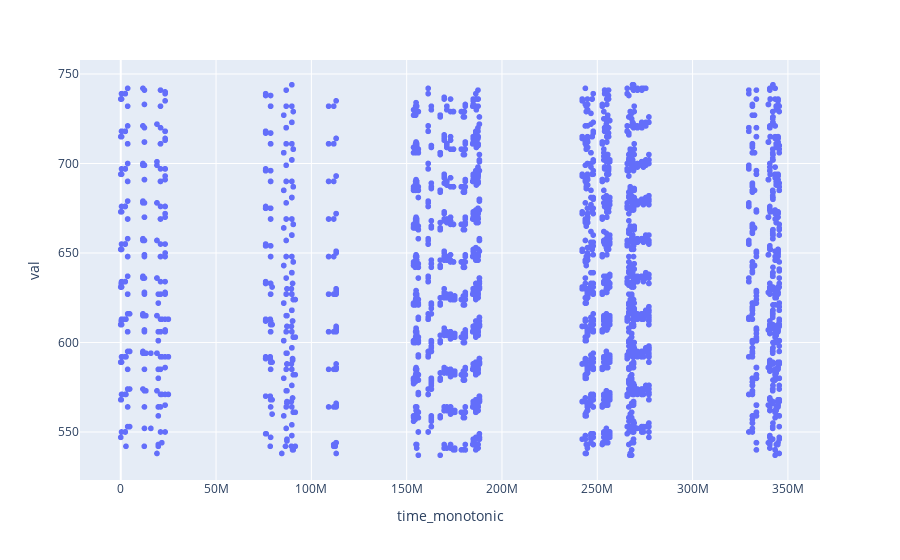

The cell this chart's notebook holds for it:
### Code cell
import plotly.express as px

fig = px.scatter(sensor_df, x='time_monotonic', y='val')
fig.show()

### Figure 1 — Plotly figure (JSON) as saved in the notebook; plotly's stock layout.template omitted (floating-point values rounded to 4 significant figures; data arrays with more than 128 entries replaced by an {"elided": "..."} marker saying what was removed)
{"data": [{"hovertemplate": "time_monotonic=%{x}<br>val=%{y}<extra></extra>", "legendgroup": "", "marker": {"color": "#636efa", "symbol": "circle"}, "mode": "markers", "name": "", "showlegend": false, "type": "scattergl", "x": {"elided": "4559 int values"}, "xaxis": "x", "y": {"elided": "4559 int values"}, "yaxis": "y"}], "layout": {"legend": {"tracegroupgap": 0}, "margin": {"t": 60}, "xaxis": {"anchor": "y", "domain": [0, 1], "title": {"text": "time_monotonic"}}, "yaxis": {"anchor": "x", "domain": [0, 1], "title": {"text": "val"}}}}
